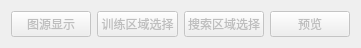
        <widget class="QWidget" name="layoutWidget">
         <property name="geometry">
          <rect>
           <x>10</x>
           <y>0</y>
           <width>361</width>
           <height>26</height>
          </rect>
         </property>
         <layout class="QHBoxLayout" name="horizontalLayout_9">
          <item>
           <widget class="QPushButton" name="Pattern_find_general">
            <property name="enabled">
             <bool>false</bool>
            </property>
            <property name="text">
             <string>图源显示</string>
            </property>
           </widget>
          </item>
          <item>
           <widget class="QPushButton" name="Pattern_find_train_ROI">
            <property name="enabled">
             <bool>false</bool>
            </property>
            <property name="text">
             <string>训练区域选择</string>
            </property>
           </widget>
          </item>
          <item>
           <widget class="QPushButton" name="Pattern_find_search_ROI">
            <property name="enabled">
             <bool>false</bool>
            </property>
            <property name="text">
             <string>搜索区域选择</string>
            </property>
           </widget>
          </item>
          <item>
           <widget class="QPushButton" name="Pattern_find_preview">
            <property name="enabled">
             <bool>false</bool>
            </property>
            <property name="text">
             <string>预览</string>
            </property>
           </widget>
          </item>
         </layout>
        </widget>
